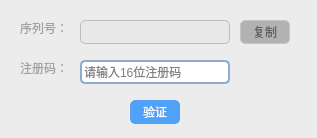
<?xml version="1.0" encoding="UTF-8"?>
<ui version="4.0">
 <class>Dialog</class>
 <widget class="QDialog" name="Dialog">
  <property name="geometry">
   <rect>
    <x>0</x>
    <y>0</y>
    <width>317</width>
    <height>138</height>
   </rect>
  </property>
  <property name="windowTitle">
   <string>验证</string>
  </property>
  <property name="styleSheet">
   <string notr="true">background: #ECECEC;</string>
  </property>
  <widget class="QLabel" name="pc_code_label">
   <property name="geometry">
    <rect>
     <x>20</x>
     <y>20</y>
     <width>60</width>
     <height>16</height>
    </rect>
   </property>
   <property name="styleSheet">
    <string notr="true">color:#A1A1A1;</string>
   </property>
   <property name="text">
    <string>序列号：</string>
   </property>
  </widget>
  <widget class="QLabel" name="reg_code_label">
   <property name="geometry">
    <rect>
     <x>20</x>
     <y>60</y>
     <width>60</width>
     <height>16</height>
    </rect>
   </property>
   <property name="styleSheet">
    <string notr="true">color:#A1A1A1;</string>
   </property>
   <property name="text">
    <string>注册码：</string>
   </property>
  </widget>
  <widget class="QPushButton" name="copy_pc_code">
   <property name="geometry">
    <rect>
     <x>240</x>
     <y>20</y>
     <width>50</width>
     <height>24</height>
    </rect>
   </property>
   <property name="styleSheet">
    <string notr="true">background-color: #B2B2B2;
color: #606060;
border: 1px solid #C5C5C5;
border-radius: 5px;</string>
   </property>
   <property name="text">
    <string>复制</string>
   </property>
  </widget>
  <widget class="QPushButton" name="verify_reg_code">
   <property name="geometry">
    <rect>
     <x>130</x>
     <y>100</y>
     <width>50</width>
     <height>24</height>
    </rect>
   </property>
   <property name="styleSheet">
    <string notr="true">background-color: #4FA2F8;
color: #FFFFFF;
border: 1px solid #55A2F5;
border-radius: 5px;</string>
   </property>
   <property name="text">
    <string>验证</string>
   </property>
  </widget>
  <widget class="QPlainTextEdit" name="pc_code">
   <property name="geometry">
    <rect>
     <x>80</x>
     <y>20</y>
     <width>150</width>
     <height>24</height>
    </rect>
   </property>
   <property name="styleSheet">
    <string notr="true">border: 1px solid #BCBCBC;
border-radius: 5px;
color: #000000;
background-color: #E8E8E8;</string>
   </property>
   <property name="verticalScrollBarPolicy">
    <enum>Qt::ScrollBarAlwaysOff</enum>
   </property>
  </widget>
  <widget class="QLineEdit" name="serial_number">
   <property name="geometry">
    <rect>
     <x>80</x>
     <y>60</y>
     <width>150</width>
     <height>24</height>
    </rect>
   </property>
   <property name="styleSheet">
    <string notr="true">border:2px solid #8EACCC;
color:#000000;
background-color: #FFFFFF;
border-radius: 5px;</string>
   </property>
   <property name="placeholderText">
    <string>请输入16位注册码</string>
   </property>
  </widget>
 </widget>
 <resources/>
 <connections/>
</ui>
